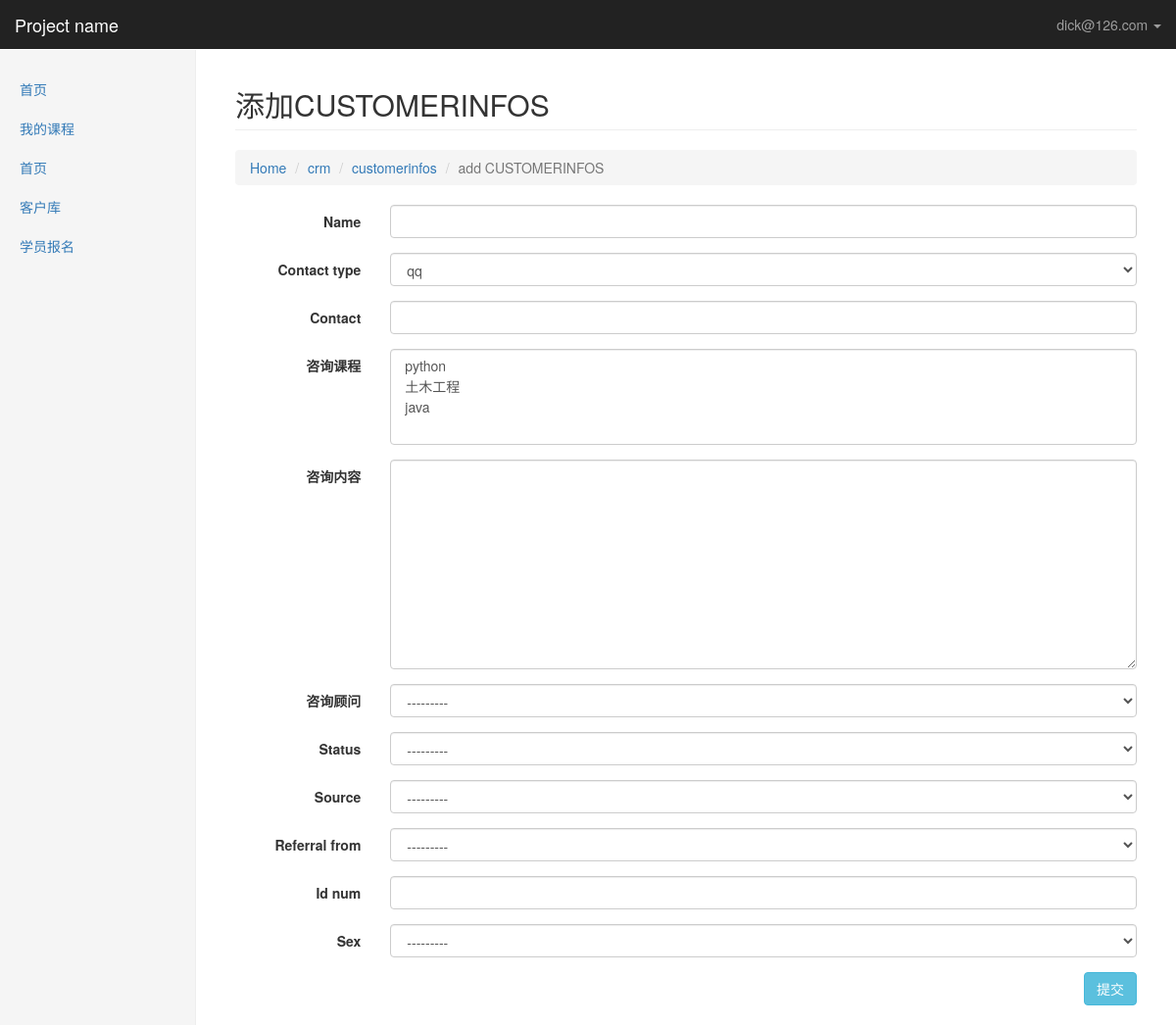
The app's page /bestadmin/crm/customerinfos/add/ (signed in) with its own data.
### crm/models.py (models this page shows, shortened)
class UserInfos(AbstractBaseUser,PermissionsMixin):
    email = models.EmailField(
        verbose_name='email address',
        max_length=255,
        unique=True,
    )
    name = models.CharField(max_length=64, verbose_name="姓名")
    is_active = models.BooleanField(default=True)
    is_staff = models.BooleanField(default=True)
    role = models.ManyToManyField("Role", blank=True, null=True)
    objects = UserInfosManager()   #变量名必须是objects
    USERNAME_FIELD = 'email'
    REQUIRED_FIELDS = ['name']
    def __str__(self):              # __unicode__ on Python 2
        return self.email
    class Meta:
        permissions = (
            ('crm_model_detail', '可以查看bestadmin每张表里所有的数据'),
            ('crm_model_change', '可以对bestadmin表里的每条数据进行修改'),
            ('crm_model_add', '可以对bestadmin每张表进行数据添加'),
        )

class Menus(models.Model):
    name = models.CharField(max_length=32)
    url_type_choices = ((0,"absolute"),(1,"dynamic"))
    url_type = models.SmallIntegerField(choices=url_type_choices,default=0)
    url_name = models.CharField(max_length=128)
    class Meta:
        unique_together = ("name","url_name")

### bestadmin/permissions.py (the view)
    def inner(*args,**kwargs):
        if not perm_check(*args,**kwargs):
            request = args[0]
            return render(request,'bestadmin/page_403.html')
        return func(*args,**kwargs)

### bestadmin/forms_handle.py (called while the page is built)
def create_dynamic_model_form(admin_class,form_add=False):
    class Meta:
        model = admin_class.model
        fields = "__all__"
        if not form_add:
            exclude = admin_class.readonly_fields
    def __new__(cls,*args,**kwargs):  #重写父类__new__方法
        for field_name in cls.base_fields:   #cls.base_fields 表所有字段类型
            field_obj = cls.base_fields[field_name]  #cls.base_fields 表字段类型对象
            field_obj.widget.attrs.update({"class":"form-control"})
        return ModelForm.__new__(cls)
    DynamicModelForm = type("DynamicModelForm",(ModelForm,),{"Meta":Meta,"__new__":__new__})
    return DynamicModelForm

### bestadmin/permissions.py (called while the page is built)
def check_permission(func):
    def inner(*args,**kwargs):
        if not perm_check(*args,**kwargs):
            request = args[0]
            return render(request,'bestadmin/page_403.html')
        return func(*args,**kwargs)
    return  inner

### bestadmin/templatetags/bestadmin_tags.py (called while the page is built)
@register.simple_tag
def get_model_name(admin_class):
    return admin_class.model._meta.model_name.upper()

### bestadmin/views.py (called while the page is built)
@permissions.check_permission
@login_required()
def model_add(request,app_name,model_name):
    admin_class = site.enabled_admins[app_name][model_name]
    model_form = forms_handle.create_dynamic_model_form(admin_class,form_add=True)
    if request.method == "GET":
        form_obj = model_form()
    else:
        form_obj = model_form(data=request.POST)
        if form_obj.is_valid():
            form_obj.save()
            return redirect("/bestadmin/%s/%s/" % (app_name, model_name))
    return render(request,"bestadmin/model_add.html",locals())

### crm/models.py (called while the page is built)
    def __str__(self):
        return self.name

    def __str__(self):
        return self.name

### bestadmin/templates/bestadmin/model_add.html (shortened to what this page needs)
{{% extends "bestadmin/index.html" %}
{% load bestadmin_tags %}
{% block content %}
    <div>
        <h2 class="page-header">添加{% get_model_name admin_class %}</h2>
        <ol class="breadcrumb">
            <li><a href="/bestadmin/">Home</a></li>
            <li><a href="/bestadmin/{{ app_name }}">{{ app_name }}</a></li>
             <li><a href="/bestadmin/{{ app_name }}/{{ model_name }}">{{ model_name }}</a></li>
            <li class="active">add {% get_model_name admin_class %}</li>
        </ol>
        <form class="form-horizontal" method="post">
            {% for field in form_obj %}
            <div class="form-group">
                <label for="inputEmail3" class="col-sm-2 control-label">{{ field.label }}</label>
                <div class="col-sm-10">
                    {{ field }}
                </div>
            </div>
            {% endfor %}
            <div style="float: right">
                <button type="submit" class="btn btn-info">提交</button>
            </div>
        </form>
    </div>
{% endblock %}

### bestadmin/templates/bestadmin/index.html (shortened to what this page needs)
<!DOCTYPE html>
<html lang="zh-CN">
<head>
    <link href="/static/css/bootstrap.min.css" rel="stylesheet">
    <link href="/static/css/ie10-viewport-bug-workaround.css" rel="stylesheet">
    <link href="/static/css/dashboard.css" rel="stylesheet">
</head>
<body>
{% block body %}
<nav class="navbar navbar-inverse navbar-fixed-top">
    <div class="container-fluid">
        <div class="navbar-header">
            <a class="navbar-brand" href="https://v3.bootcss.com/examples/dashboard/#">Project name</a>
        </div>
        <div id="navbar" class="navbar-collapse collapse">
            <ul class="nav navbar-nav navbar-right">
                <li class="dropdown">
                    <a href="#" class="dropdown-toggle" data-toggle="dropdown" role="button" aria-haspopup="true"
                       aria-expanded="false">{{ request.user }} <span class="caret"></span></a>
                </li>
            </ul>
        </div>
    </div>
</nav>
<div class="container-fluid">
    <div class="row">
        <div class="col-sm-3 col-md-2 sidebar">
            <ul class="nav nav-sidebar">
                {% for role in request.user.role.all %}
                    {% for menu in role.menus.all %}
                        {% if request.path == menu.url_name %}
                            <li class="active"><a href={% if menu.url_type == 0 %}{{ menu.url_name }}{% else %}{% url menu.url_name %}{% endif %}>{{ menu.name }}</a></li>
                            {% else %}
                            <li><a href={% if menu.url_type == 0 %}{{ menu.url_name }}{% else %}{% url menu.url_name %}{% endif %}>{{ menu.name }}</a></li>
                        {% endif %}
                    {% endfor %}
                {% endfor %}
            </ul>
        </div>
    </div>
</div>
        <div class="col-sm-9 col-sm-offset-3 col-md-10 col-md-offset-2 main">
            {% block content %}{% endblock %}
        </div>
{% endblock %}
</body>
</html>

### static/css/dashboard.css (style rules this page uses)
body { padding-top: 50px; }
.navbar-fixed-top { border: 0; }
.sidebar { display: none; }
@media (min-width: 768px) { .sidebar { position: fixed; top: 51px; bottom: 0; left: 0; z-index: 1000; display: block; padding: 20px; overflow-x: hidden; overflow-y: auto; background-color: #f5f5f5; border-right: 1px solid #eee; } }
.nav-sidebar { margin-right: -21px; margin-bottom: 20px; margin-left: -20px; }
.nav-sidebar > li > a { padding-right: 20px; padding-left: 20px; }
.main { padding: 20px; }
@media (min-width: 768px) { .main { padding-right: 40px; padding-left: 40px; } }
.main .page-header { margin-top: 0; }

### records on screen
UserInfos: user "dick@126.com"
Menus: name "首页"
Menus: name "我的课程"
Menus: name "客户库"
Menus: name "学员报名"

### other values on screen
{{ app_name }} "crm"
{{ model_name }} "customerinfos"
{{ field.label }} "Name" "Contact type" "Contact" "咨询课程" "咨询内容" "咨询顾问" "Status" "Source" "Referral from" "Id num" "Sex"
